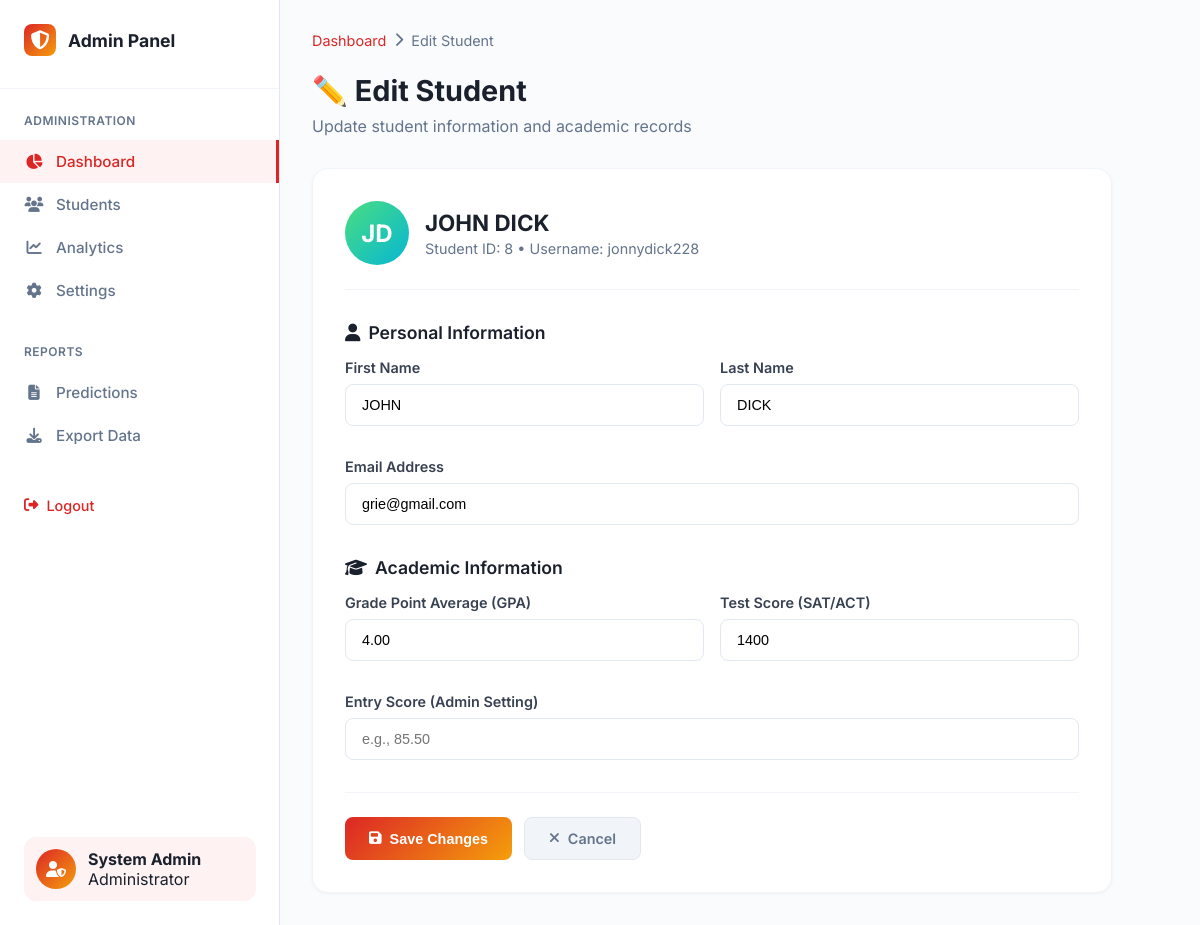
/admin/student/8 (signed in), run on the app's committed database.
### tables this page shows
CREATE TABLE users (
            id INTEGER PRIMARY KEY AUTOINCREMENT,
            username TEXT UNIQUE NOT NULL,
            email TEXT UNIQUE NOT NULL,
            password_hash TEXT NOT NULL,
            first_name TEXT NOT NULL,
            last_name TEXT NOT NULL,
            role TEXT DEFAULT 'student',
            gpa REAL DEFAULT 0.0,
            test_score INTEGER DEFAULT 0,
            entry_score REAL DEFAULT 0.0,
            created_at TIMESTAMP DEFAULT CURRENT_TIMESTAMP,
            last_login TIMESTAMP,
            is_active BOOLEAN DEFAULT 1
        );

### app.py (the view, shortened to what this page needs)
@app.route('/admin/student/<int:student_id>', methods=['GET', 'POST'])
@admin_required
def edit_student(student_id):
    conn = sqlite3.connect('admission_predictor.db')
    cursor = conn.cursor()
    cursor.execute('SELECT * FROM users WHERE id = ? AND role = "student"', (student_id,))
    student = cursor.fetchone()
    conn.close()
    if not student:
        flash('Student not found', 'error')
        return redirect(url_for('admin_dashboard'))
    return render_template('edit_student.html', student=student)

### app.py (called while the page is built)
def admin_required(f):
    @wraps(f)
    def decorated_function(*args, **kwargs):
        if 'user_id' not in session or session.get('role') != 'admin':
            flash('Admin access required', 'error')
            return redirect(url_for('student_dashboard'))
        return f(*args, **kwargs)
    return decorated_function

### templates/edit_student.html (shortened to what this page needs)
<!DOCTYPE html>
<html lang="en">
<head>
    <link href="https://cdnjs.cloudflare.com/ajax/libs/font-awesome/6.4.0/css/all.min.css" rel="stylesheet">
</head>
<body>
    <div class="dashboard-container">
        <div class="sidebar">
            <div class="logo">
                <div class="logo-icon">
                    <i class="fas fa-shield-alt"></i>
                </div>
                <div class="logo-text">Admin Panel</div>
            </div>
            <div class="nav-section">
                <div class="nav-title">Administration</div>
                <a href="{{ url_for('admin_dashboard') }}" class="nav-item active">
                    <i class="fas fa-chart-pie"></i>
                    Dashboard
                </a>
                <a href="{{ url_for('admin_students') }}" class="nav-item">
                    <i class="fas fa-users"></i>
                    Students
                </a>
                <a href="{{ url_for('admin_analytics') }}" class="nav-item">
                    <i class="fas fa-chart-line"></i>
                    Analytics
                </a>
                <a href="{{ url_for('admin_settings') }}" class="nav-item">
                    <i class="fas fa-cog"></i>
                    Settings
                </a>
            </div>
            <div class="nav-section">
                <div class="nav-title">Reports</div>
                <a href="{{ url_for('admin_predictions') }}" class="nav-item">
                    <i class="fas fa-file-alt"></i>
                    Predictions
                </a>
                <a href="{{ url_for('admin_export') }}" class="nav-item">
                    <i class="fas fa-download"></i>
                    Export Data
                </a>
            </div>
            <div class="admin-profile">
                <div class="admin-avatar">
                    <i class="fas fa-user-shield"></i>
                </div>
                <div class="user-info">
                    <h4>System Admin</h4>
                    <p>Administrator</p>
                </div>
            </div>
            <a href="{{ url_for('logout') }}" class="logout-btn" style="margin-left: 24px;">
                <i class="fas fa-sign-out-alt"></i>
                Logout
            </a>
        </div>
        <div class="main-content">
            <div class="breadcrumb">
                <a href="{{ url_for('admin_dashboard') }}">Dashboard</a>
                <i class="fas fa-chevron-right"></i>
                <span>Edit Student</span>
            </div>
            <div class="header">
                <h1>✏️ Edit Student</h1>
                <p>Update student information and academic records</p>
            </div>
            <div class="edit-form-card">
                <div class="student-header">
                    <div class="student-avatar-large">
                        {% if student[4] and student[5] %}
                            {{ student[4][0].upper() }}{{ student[5][0].upper() }}
                        {% else %}
                            <i class="fas fa-user"></i>
                        {% endif %}
                    </div>
                    <div class="student-info">
                        <h2>{{ student[4] or 'Unknown' }} {{ student[5] or 'Student' }}</h2>
                        <p>Student ID: {{ student[0] }} • Username: {{ student[1] }}</p>
                    </div>
                </div>
                <form method="POST">
                    <div class="form-section">
                        <h3><i class="fas fa-user"></i> Personal Information</h3>
                        <div class="form-row">
                            <div class="form-group">
                                <label for="first_name">First Name</label>
                                <input type="text" id="first_name" name="first_name"
                                       value="{{ student[4] or '' }}" required>
                            </div>
                            <div class="form-group">
                                <label for="last_name">Last Name</label>
                                <input type="text" id="last_name" name="last_name"
                                       value="{{ student[5] or '' }}" required>
                            </div>
                        </div>
                        <div class="form-group">
                            <label for="email">Email Address</label>
                            <input type="email" id="email" name="email"
                                   value="{{ student[2] or '' }}" required>
                        </div>
                    </div>
                    <div class="form-section">
                        <h3><i class="fas fa-graduation-cap"></i> Academic Information</h3>
                        <div class="form-row">
                            <div class="form-group">
                                <label for="gpa">Grade Point Average (GPA)</label>
                                <input type="number" id="gpa" name="gpa" step="0.01" min="0" max="4"
                                       value="{{ "%.2f"|format(student[7]) if student[7] else '' }}"
                                       placeholder="e.g., 3.75">
                            </div>
                            <div class="form-group">
                                <label for="test_score">Test Score (SAT/ACT)</label>
                                <input type="number" id="test_score" name="test_score" min="0" max="1600"
                                       value="{{ student[8] if student[8] else '' }}"
                                       placeholder="e.g., 1350">
                            </div>
                        </div>
                        <div class="form-group">
                            <label for="entry_score">Entry Score (Admin Setting)</label>
                            <input type="number" id="entry_score" name="entry_score" step="0.01" min="0" max="100"
                                   value="{{ "%.2f"|format(student[9]) if student[9] else '' }}"
                                   placeholder="e.g., 85.50">
                        </div>
                    </div>
                    <div class="form-actions">
                        <button type="submit" class="btn btn-primary">
                            <i class="fas fa-save"></i>
                            Save Changes
                        </button>
                        <a href="{{ url_for('admin_dashboard') }}" class="btn btn-secondary">
                            <i class="fas fa-times"></i>
                            Cancel
                        </a>
                    </div>
                </form>
            </div>
        </div>
    </div>
</body>
</html>

### templates/edit_student.html (style rules this page uses)
* { margin: 0; padding: 0; box-sizing: border-box; }
body { font-family: 'Inter', sans-serif; background: #fafbfc; color: #1a202c; }
.dashboard-container { display: flex; min-height: 100vh; }
.sidebar { width: 280px; background: white; border-right: 1px solid #e2e8f0; padding: 24px 0; box-shadow: 0 0 10px rgba(0, 0, 0, 0.02); }
.logo { display: flex; align-items: center; gap: 12px; padding: 0 24px 32px; margin-bottom: 24px; border-bottom: 1px solid #f1f5f9; }
.logo-icon { width: 32px; height: 32px; background: linear-gradient(135deg, #dc2626, #f59e0b); border-radius: 8px; display: flex; align-items: center; justify-content: center; color: white; font-size: 1.2em; }
.logo-text { font-weight: 700; font-size: 1.1em; color: #1a202c; }
.nav-section { margin-bottom: 32px; }
.nav-title { padding: 0 24px 12px; font-size: 0.75em; font-weight: 600; color: #64748b; text-transform: uppercase; letter-spacing: 0.5px; }
.nav-item { display: flex; align-items: center; gap: 12px; padding: 12px 24px; color: #64748b; text-decoration: none; transition: all 0.2s ease; font-weight: 500; font-size: 0.95em; }
.nav-item:hover, .nav-item.active { background: #fef2f2; color: #dc2626; border-right: 3px solid #dc2626; }
.nav-item i { width: 20px; text-align: center; }
.admin-profile { position: absolute; bottom: 24px; left: 24px; width: 232px; display: flex; align-items: center; gap: 12px; padding: 12px; background: #fef2f2; border-radius: 12px; }
.admin-avatar { width: 40px; height: 40px; background: linear-gradient(135deg, #dc2626, #f59e0b); border-radius: 50%; display: flex; align-items: center; justify-content: center; color: white; font-weight: 600; }
.main-content { flex: 1; padding: 32px; overflow-y: auto; }
.header { margin-bottom: 32px; }
.header h1 { font-size: 1.8em; font-weight: 700; color: #1a202c; margin-bottom: 8px; }
.header p { color: #64748b; font-size: 1em; }
.breadcrumb { display: flex; align-items: center; gap: 8px; margin-bottom: 24px; font-size: 0.9em; color: #64748b; }
.breadcrumb a { color: #dc2626; text-decoration: none; }
.edit-form-card { background: white; border-radius: 16px; padding: 32px; box-shadow: 0 1px 3px rgba(0, 0, 0, 0.05); border: 1px solid #f1f5f9; max-width: 800px; }
.student-header { display: flex; align-items: center; gap: 16px; margin-bottom: 32px; padding-bottom: 24px; border-bottom: 1px solid #f1f5f9; }
.student-avatar-large { width: 64px; height: 64px; background: linear-gradient(135deg, #4ade80, #06b6d4); border-radius: 50%; display: flex; align-items: center; justify-content: center; color: white; font-weight: 700; font-size: 1.5em; }
.student-info h2 { font-size: 1.4em; font-weight: 700; color: #1a202c; margin-bottom: 4px; }
.student-info p { color: #64748b; font-size: 0.9em; }
.form-section { margin-bottom: 32px; }
.form-section h3 { font-size: 1.1em; font-weight: 600; color: #1a202c; margin-bottom: 16px; display: flex; align-items: center; gap: 8px; }
.form-row { display: grid; grid-template-columns: 1fr 1fr; gap: 16px; margin-bottom: 16px; }
.form-group { margin-bottom: 16px; }
.form-group label { display: block; font-weight: 600; color: #374151; margin-bottom: 8px; font-size: 0.9em; }
.form-group input { width: 100%; padding: 12px 16px; border: 1px solid #e2e8f0; border-radius: 8px; font-size: 0.9em; transition: border-color 0.2s ease; background: white; }
.form-actions { display: flex; gap: 12px; padding-top: 24px; border-top: 1px solid #f1f5f9; }
.btn { padding: 12px 24px; border: none; border-radius: 8px; font-size: 0.9em; font-weight: 600; cursor: pointer; transition: all 0.2s ease; text-decoration: none; display: inline-flex; align-items: center; gap: 8px; }
.btn-primary { background: linear-gradient(135deg, #dc2626, #f59e0b); color: white; }
.btn-secondary { background: #f1f5f9; color: #64748b; border: 1px solid #e2e8f0; }
.logout-btn { color: #dc2626; text-decoration: none; display: flex; align-items: center; gap: 8px; font-weight: 500; font-size: 0.9em; margin-top: 16px; padding: 8px 0; transition: color 0.2s ease; }

### data on the page
users: first_name "J", last_name "D", first_name "JOHN", last_name "DICK", id "8", username "jonnydick228", email "grie@gmail.com", gpa "4.00", test_score "1400"
